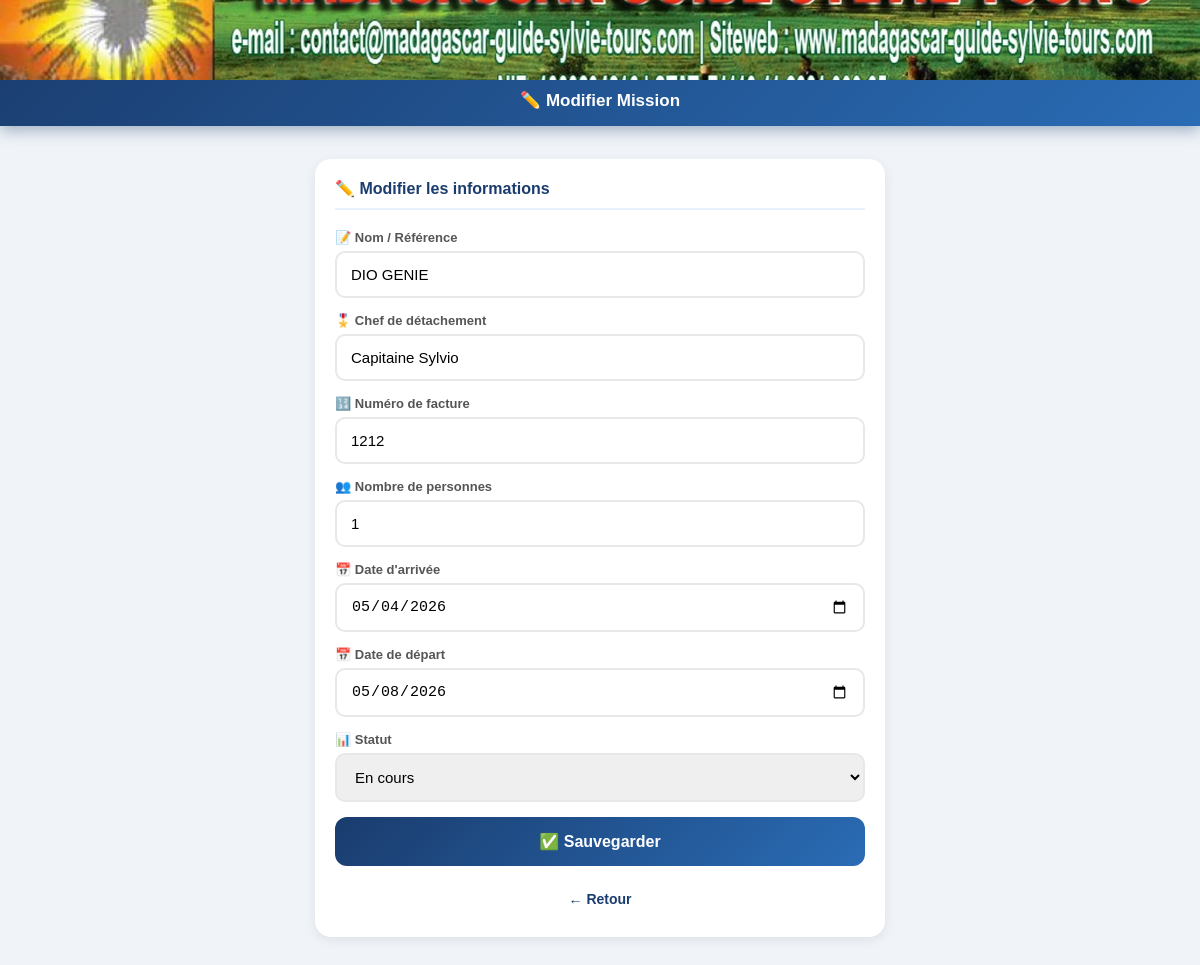
/modifier_mission/19, run on the app's committed database.
### tables this page shows
CREATE TABLE missions (
        id INTEGER PRIMARY KEY AUTOINCREMENT,
        nom TEXT NOT NULL,
        client TEXT,
        nb_personnes INTEGER,
        date_arrivee TEXT,
        date_depart TEXT,
        statut TEXT DEFAULT 'en cours',
        numero_facture TEXT,
        notes TEXT
    );

### app.py (the view, shortened to what this page needs)
@app.route('/modifier_mission/<int:mission_id>', methods=['GET', 'POST'])
def modifier_mission(mission_id):
    conn = sqlite3.connect(DB)
    c = conn.cursor()
    c.execute("SELECT * FROM missions WHERE id=?", (mission_id,))
    mission = c.fetchone()
    conn.close()
    return render_template('modifier_mission.html', mission=mission)

### templates/modifier_mission.html (shortened to what this page needs)
<!DOCTYPE html>
<html lang="fr">
<head>
</head>
<body>
    <div class="header">
        <img src="/static/logo.jpg" class="header-logo" alt="Logo">
        <div class="header-text"><h1>✏️ Modifier Mission</h1></div>
    </div>
    <div class="container">
        <div class="card">
            <div class="card-title">✏️ Modifier les informations</div>
            <form method="POST">
                <div class="form-group">
                    <label>📝 Nom / Référence</label>
                    <input type="text" name="nom" value="{{ mission[1] }}" required>
                </div>
                <div class="form-group">
                    <label>🎖️ Chef de détachement</label>
                    <input type="text" name="client" value="{{ mission[2] }}" required>
                </div>
                <div class="form-group">
                    <label>🔢 Numéro de facture</label>
                    <input type="text" name="numero_facture" value="{{ mission[7] or '' }}">
                </div>
                <div class="form-group">
                    <label>👥 Nombre de personnes</label>
                    <input type="number" name="nb_personnes" value="{{ mission[3] }}" min="1" required>
                </div>
                <div class="form-group">
                    <label>📅 Date d'arrivée</label>
                    <input type="date" name="date_arrivee" value="{{ mission[4] }}" required>
                </div>
                <div class="form-group">
                    <label>📅 Date de départ</label>
                    <input type="date" name="date_depart" value="{{ mission[5] }}" required>
                </div>
                <div class="form-group">
                    <label>📊 Statut</label>
                    <select name="statut">
                        <option value="en cours" {% if mission[6] == 'en cours' %}selected{% endif %}>En cours</option>
                    </select>
                </div>
                <button type="submit" class="btn">✅ Sauvegarder</button>
            </form>
            <a href="/mission/{{ mission[0] }}" class="btn-retour">← Retour</a>
        </div>
    </div>
</body>
</html>

### templates/modifier_mission.html (style rules this page uses)
* { margin: 0; padding: 0; box-sizing: border-box; }
body { font-family: Arial, sans-serif; background: #f0f4f8; color: #333; }
.header { background: linear-gradient(135deg, #1a3c6e 0%, #2a6cb5 100%); color: white; box-shadow: 0 4px 15px rgba(26,60,110,0.4); }
.header-logo { width: 100%; height: 80px; object-fit: cover; display: block; }
.header-text { padding: 10px 15px 15px; text-align: center; }
.header-text h1 { font-size: 17px; font-weight: bold; }
.container { padding: 15px; max-width: 600px; margin: auto; padding-bottom: 40px; }
.card { background: white; border-radius: 16px; padding: 20px; margin-top: 18px; box-shadow: 0 3px 12px rgba(0,0,0,0.08); }
.card-title { font-size: 16px; font-weight: bold; color: #1a3c6e; margin-bottom: 20px; padding-bottom: 10px; border-bottom: 2px solid #e8f0fe; }
.form-group { margin-bottom: 15px; }
label { display: block; font-size: 13px; font-weight: bold; margin-bottom: 6px; color: #555; }
input, select { width: 100%; padding: 13px 14px; border: 2px solid #e8e8e8; border-radius: 10px; font-size: 15px; }
.btn { display: block; background: linear-gradient(135deg, #1a3c6e, #2a6cb5); color: white; padding: 15px; border-radius: 12px; font-size: 16px; font-weight: bold; border: none; cursor: pointer; width: 100%; text-align: center; margin-top: 10px; }
.btn-retour { display: block; text-align: center; color: #1a3c6e; text-decoration: none; font-size: 14px; margin-top: 15px; padding: 10px; font-weight: bold; }

### data on the page
missions: nom "DIO GENIE", client "Capitaine Sylvio", numero_facture "1212", nb_personnes "1", date_arrivee "05/04/2026", date_depart "05/08/2026", statut "En cours"
